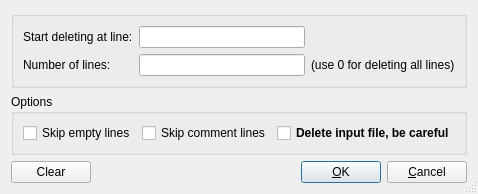
<?xml version="1.0" encoding="UTF-8"?>
<ui version="4.0">
 <class>DeleteLinesDialog</class>
 <widget class="QDialog" name="DeleteLinesDialog">
  <property name="geometry">
   <rect>
    <x>0</x>
    <y>0</y>
    <width>435</width>
    <height>171</height>
   </rect>
  </property>
  <property name="windowTitle">
   <string>Delete lines dialog</string>
  </property>
  <property name="sizeGripEnabled">
   <bool>true</bool>
  </property>
  <layout class="QGridLayout" name="gridLayout_3">
   <item row="0" column="0">
    <widget class="QGroupBox" name="groupBox">
     <property name="title">
      <string/>
     </property>
     <layout class="QGridLayout" name="gridLayout_2">
      <item row="0" column="0">
       <widget class="QLabel" name="label_1">
        <property name="text">
         <string>Start deleting at line:</string>
        </property>
       </widget>
      </item>
      <item row="0" column="1">
       <widget class="QLineEdit" name="StartLine_lineEdit"/>
      </item>
      <item row="1" column="0">
       <widget class="QLabel" name="label_2">
        <property name="text">
         <string>Number of lines:</string>
        </property>
       </widget>
      </item>
      <item row="1" column="1">
       <widget class="QLineEdit" name="NumberOfLines_lineEdit"/>
      </item>
      <item row="1" column="2">
       <widget class="QLabel" name="label">
        <property name="text">
         <string>(use 0 for deleting all lines)</string>
        </property>
       </widget>
      </item>
     </layout>
    </widget>
   </item>
   <item row="1" column="0">
    <widget class="QGroupBox" name="groupBox_2">
     <property name="title">
      <string>Options</string>
     </property>
     <layout class="QGridLayout" name="gridLayout">
      <item row="0" column="0">
       <widget class="QCheckBox" name="SkipEmptyLines_checkBox">
        <property name="text">
         <string>Skip empty lines</string>
        </property>
       </widget>
      </item>
      <item row="0" column="1">
       <widget class="QCheckBox" name="SkipCommentLines_checkBox">
        <property name="text">
         <string>Skip comment lines</string>
        </property>
       </widget>
      </item>
      <item row="0" column="2">
       <widget class="QCheckBox" name="DeleteInputFile_checkBox">
        <property name="font">
         <font>
          <weight>75</weight>
          <bold>true</bold>
         </font>
        </property>
        <property name="text">
         <string>Delete input file, be careful</string>
        </property>
       </widget>
      </item>
     </layout>
    </widget>
   </item>
   <item row="2" column="0">
    <layout class="QHBoxLayout" name="horizontalLayout">
     <item>
      <widget class="QPushButton" name="ClearAll_pushButton">
       <property name="text">
        <string>Clear</string>
       </property>
      </widget>
     </item>
     <item>
      <spacer name="horizontalSpacer">
       <property name="orientation">
        <enum>Qt::Horizontal</enum>
       </property>
       <property name="sizeHint" stdset="0">
        <size>
         <width>40</width>
         <height>20</height>
        </size>
       </property>
      </spacer>
     </item>
     <item>
      <widget class="QPushButton" name="OK_pushButton">
       <property name="text">
        <string>&amp;OK</string>
       </property>
       <property name="default">
        <bool>true</bool>
       </property>
      </widget>
     </item>
     <item>
      <widget class="QPushButton" name="Cancel_pushButton">
       <property name="text">
        <string>&amp;Cancel</string>
       </property>
      </widget>
     </item>
    </layout>
   </item>
  </layout>
 </widget>
 <tabstops>
  <tabstop>StartLine_lineEdit</tabstop>
  <tabstop>NumberOfLines_lineEdit</tabstop>
  <tabstop>SkipEmptyLines_checkBox</tabstop>
  <tabstop>SkipCommentLines_checkBox</tabstop>
  <tabstop>DeleteInputFile_checkBox</tabstop>
  <tabstop>ClearAll_pushButton</tabstop>
  <tabstop>OK_pushButton</tabstop>
  <tabstop>Cancel_pushButton</tabstop>
 </tabstops>
 <resources/>
 <connections/>
</ui>
